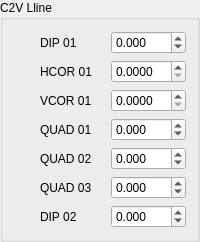
      <widget class="QGroupBox" name="groupBox_4">
       <property name="sizePolicy">
        <sizepolicy hsizetype="Minimum" vsizetype="Preferred">
         <horstretch>0</horstretch>
         <verstretch>0</verstretch>
        </sizepolicy>
       </property>
       <property name="maximumSize">
        <size>
         <width>16777215</width>
         <height>16777215</height>
        </size>
       </property>
       <property name="title">
        <string>C2V Lline</string>
       </property>
       <layout class="QGridLayout" name="gridLayout_5">
        <item row="6" column="1">
         <widget class="QLabel" name="label_93">
          <property name="text">
           <string>DIP 02</string>
          </property>
         </widget>
        </item>
        <item row="1" column="2">
         <widget class="QDoubleSpinBox" name="doubleSpinBox_c2v_hcor01">
          <property name="decimals">
           <number>4</number>
          </property>
          <property name="singleStep">
           <double>0.000100000000000</double>
          </property>
         </widget>
        </item>
        <item row="0" column="0">
         <widget class="QLabel" name="label_80">
          <property name="maximumSize">
           <size>
            <width>20</width>
            <height>20</height>
           </size>
          </property>
          <property name="text">
           <string/>
          </property>
          <property name="pixmap">
           <pixmap>Icons/Dipoles.png</pixmap>
          </property>
          <property name="scaledContents">
           <bool>true</bool>
          </property>
         </widget>
        </item>
        <item row="6" column="2">
         <widget class="QDoubleSpinBox" name="doubleSpinBox_c2v_d2">
          <property name="decimals">
           <number>3</number>
          </property>
          <property name="minimum">
           <double>-999.999000000000024</double>
          </property>
          <property name="maximum">
           <double>999.999000000000024</double>
          </property>
          <property name="singleStep">
           <double>0.001000000000000</double>
          </property>
         </widget>
        </item>
        <item row="5" column="2">
         <widget class="QDoubleSpinBox" name="doubleSpinBox_c2v_q3">
          <property name="decimals">
           <number>3</number>
          </property>
          <property name="minimum">
           <double>-999.999000000000024</double>
          </property>
          <property name="maximum">
           <double>999.999000000000024</double>
          </property>
          <property name="singleStep">
           <double>0.001000000000000</double>
          </property>
         </widget>
        </item>
        <item row="4" column="2">
         <widget class="QDoubleSpinBox" name="doubleSpinBox_c2v_q2">
          <property name="decimals">
           <number>3</number>
          </property>
          <property name="minimum">
           <double>-999.999000000000024</double>
          </property>
          <property name="maximum">
           <double>999.999000000000024</double>
          </property>
          <property name="singleStep">
           <double>0.001000000000000</double>
          </property>
         </widget>
        </item>
        <item row="6" column="0">
         <widget class="QLabel" name="label_92">
          <property name="maximumSize">
           <size>
            <width>20</width>
            <height>20</height>
           </size>
          </property>
          <property name="text">
           <string/>
          </property>
          <property name="pixmap">
           <pixmap>Icons/Dipoles.png</pixmap>
          </property>
          <property name="scaledContents">
           <bool>true</bool>
          </property>
         </widget>
        </item>
        <item row="5" column="1">
         <widget class="QLabel" name="label_91">
          <property name="text">
           <string>QUAD 03</string>
          </property>
         </widget>
        </item>
        <item row="5" column="0">
         <widget class="QLabel" name="label_90">
          <property name="maximumSize">
           <size>
            <width>20</width>
            <height>20</height>
           </size>
          </property>
          <property name="text">
           <string/>
          </property>
          <property name="pixmap">
           <pixmap>Icons/Quadrupoles.png</pixmap>
          </property>
          <property name="scaledContents">
           <bool>true</bool>
          </property>
         </widget>
        </item>
        <item row="4" column="1">
         <widget class="QLabel" name="label_89">
          <property name="text">
           <string>QUAD 02</string>
          </property>
         </widget>
        </item>
        <item row="4" column="0">
         <widget class="QLabel" name="label_88">
          <property name="maximumSize">
           <size>
            <width>20</width>
            <height>20</height>
           </size>
          </property>
          <property name="text">
           <string/>
          </property>
          <property name="pixmap">
           <pixmap>Icons/Quadrupoles.png</pixmap>
          </property>
          <property name="scaledContents">
           <bool>true</bool>
          </property>
         </widget>
        </item>
        <item row="3" column="2">
         <widget class="QDoubleSpinBox" name="doubleSpinBox_c2v_q1">
          <property name="decimals">
           <number>3</number>
          </property>
          <property name="minimum">
           <double>-999.999000000000024</double>
          </property>
          <property name="maximum">
           <double>999.999000000000024</double>
          </property>
          <property name="singleStep">
           <double>0.001000000000000</double>
          </property>
         </widget>
        </item>
        <item row="2" column="2">
         <widget class="QDoubleSpinBox" name="doubleSpinBox_c2v_vcor01">
          <property name="decimals">
           <number>4</number>
          </property>
          <property name="singleStep">
           <double>0.000100000000000</double>
          </property>
         </widget>
        </item>
        <item row="3" column="1">
         <widget class="QLabel" name="label_87">
          <property name="text">
           <string>QUAD 01</string>
          </property>
         </widget>
        </item>
        <item row="2" column="1">
         <widget class="QLabel" name="label_86">
          <property name="text">
           <string>VCOR 01</string>
          </property>
         </widget>
        </item>
        <item row="1" column="1">
         <widget class="QLabel" name="label_85">
          <property name="text">
           <string>HCOR 01</string>
          </property>
         </widget>
        </item>
        <item row="3" column="0">
         <widget class="QLabel" name="label_84">
          <property name="maximumSize">
           <size>
            <width>20</width>
            <height>20</height>
           </size>
          </property>
          <property name="text">
           <string/>
          </property>
          <property name="pixmap">
           <pixmap>Icons/Quadrupoles.png</pixmap>
          </property>
          <property name="scaledContents">
           <bool>true</bool>
          </property>
         </widget>
        </item>
        <item row="2" column="0">
         <widget class="QLabel" name="label_83">
          <property name="maximumSize">
           <size>
            <width>20</width>
            <height>20</height>
           </size>
          </property>
          <property name="text">
           <string/>
          </property>
          <property name="pixmap">
           <pixmap>Icons/Correctors.png</pixmap>
          </property>
          <property name="scaledContents">
           <bool>true</bool>
          </property>
         </widget>
        </item>
        <item row="1" column="0">
         <widget class="QLabel" name="label_82">
          <property name="maximumSize">
           <size>
            <width>20</width>
            <height>20</height>
           </size>
          </property>
          <property name="text">
           <string/>
          </property>
          <property name="pixmap">
           <pixmap>Icons/Correctors.png</pixmap>
          </property>
          <property name="scaledContents">
           <bool>true</bool>
          </property>
         </widget>
        </item>
        <item row="0" column="1">
         <widget class="QLabel" name="label_81">
          <property name="text">
           <string>DIP 01</string>
          </property>
         </widget>
        </item>
        <item row="0" column="2">
         <widget class="QDoubleSpinBox" name="doubleSpinBox_c2v_d1">
          <property name="decimals">
           <number>3</number>
          </property>
          <property name="minimum">
           <double>-999.999000000000024</double>
          </property>
          <property name="maximum">
           <double>999.999000000000024</double>
          </property>
          <property name="singleStep">
           <double>0.001000000000000</double>
          </property>
         </widget>
        </item>
       </layout>
       <zorder>doubleSpinBox_c2v_d1</zorder>
       <zorder>label_80</zorder>
       <zorder>label_81</zorder>
       <zorder>label_82</zorder>
       <zorder>label_83</zorder>
       <zorder>label_84</zorder>
       <zorder>label_85</zorder>
       <zorder>label_86</zorder>
       <zorder>label_87</zorder>
       <zorder>doubleSpinBox_c2v_hcor01</zorder>
       <zorder>doubleSpinBox_c2v_vcor01</zorder>
       <zorder>doubleSpinBox_c2v_q1</zorder>
       <zorder>label_88</zorder>
       <zorder>label_89</zorder>
       <zorder>label_90</zorder>
       <zorder>label_91</zorder>
       <zorder>label_92</zorder>
       <zorder>label_93</zorder>
       <zorder>doubleSpinBox_c2v_q2</zorder>
       <zorder>doubleSpinBox_c2v_q3</zorder>
       <zorder>doubleSpinBox_c2v_d2</zorder>
      </widget>
